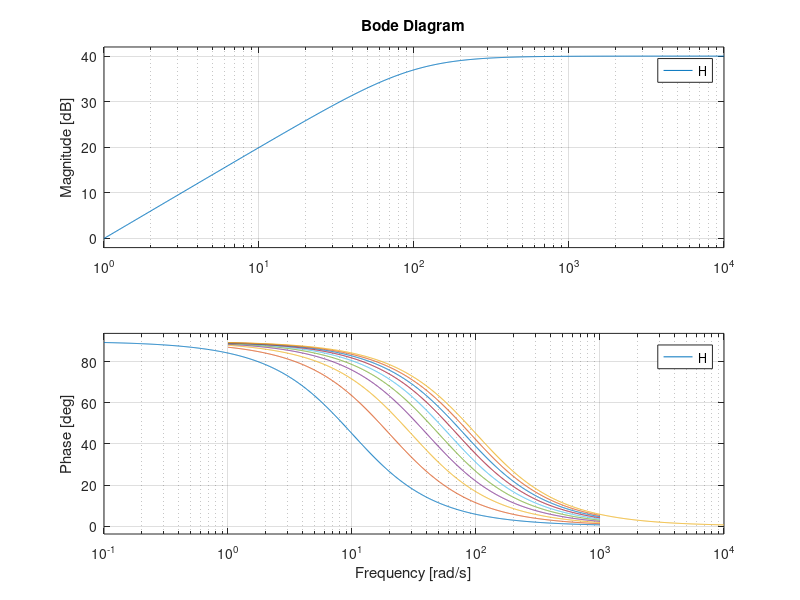

Here is the MATLAB script that generated this plot: (Note: this script raises an error after producing the figure.)
clear all, close all, clc


s =  tf('s');
N = 10:10:100;
for i = 1:length(N)
H = N(i)/(1+N(i)*(1/s)); 
bode(H) 
hold on
end

%%
Ts = 0.01;
dss = c2d(statespace,Ts);
z = tf('z',Ts);
ccform = canon(statespace,'control');
A = ccform.A;
B = ccform.B;
C = ccform.C;
D = ccform.D;

A_d = dss.A;
B_d = dss.B;
C_d = dss.C;
D_d = dss.D;

H_z = minreal(((C*B*(exp(A*Ts)-1))/(A*(z-exp(A*Ts))))+D);
H_z_fd = C_d*(z-A_d)^(-1)*B_d+D_d;

%% Validation test
t = 0:0.01:10;
x = sin(t);
x = x + 0.2 * randn(size(t));
v_val = cos(t);
N = 2;
Ts = 0.01;
v = zeros(length(t),1);
v_dumb = zeros(length(t),1);
for i = 1:length(t)-1
v(i+1) = exp(-N*Ts)*v(i)+N*x(i+1)-N*x(i);
v_dumb(i+1) = x(i+1)-x(i);
end
figure
plot(v_val)
hold on
plot(v)
plot(x)
legend('Actual derivative','Filtered derivative','original signal')

figure
plot(v_dumb)
